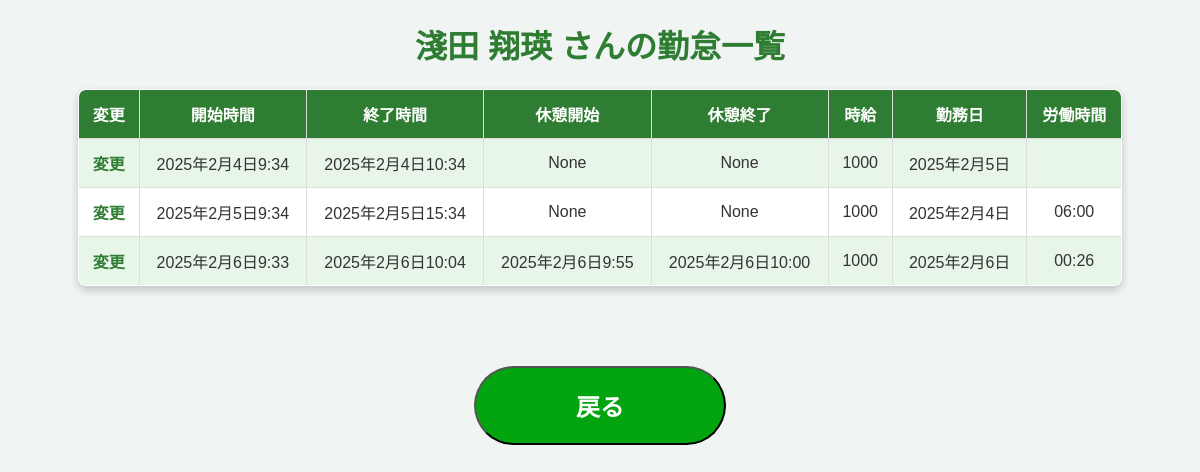
Screenshot of /letswork/works/32/ with the database file from the repository.
### account/models.py (models this page shows, shortened)
class Account_e(models.Model):
    class Meta:
        db_table = 'account_e'
    e_id = models.AutoField(verbose_name='従業員id', primary_key=True)
    e_first1 = models.CharField(verbose_name='姓', max_length=50)
    e_last1 = models.CharField(verbose_name='名', max_length=50)
    e_first2 = models.CharField(verbose_name='セイ', max_length=50)
    e_last2 = models.CharField(verbose_name='メイ', max_length=50)
    hour = models.IntegerField(verbose_name='時給')

### letswork/models.py (models this page shows, shortened)
class Work(models.Model):
    class Meta:
        db_table = 'work'
    id = models.AutoField(verbose_name='勤怠id', primary_key=True)
    w_start = models.DateTimeField(verbose_name='勤怠開始時間')
    b_start = models.DateTimeField(verbose_name='休憩開始', null=True, blank=True)
    b_end = models.DateTimeField(verbose_name='休憩終了', null=True, blank=True)
    w_end = models.DateTimeField(verbose_name='勤怠終了時間', null=True, blank=True)
    p_hour = models.IntegerField(verbose_name='過去の時給',null=True, blank=True)
    attendance_date = models.DateField(default=now)
    work_duration_formatted = models.CharField(
        verbose_name='労働時間（HH:MM形式）',
        max_length=10,
        default='',
        blank=True
    )
    e_id = models.ForeignKey('account.Account_e', on_delete=models.CASCADE, verbose_name='従業員id')

### letswork/views.py (the view)
# urls.py: path('works/<int:e_id>/', views.WorkListView.as_view(), name='works'),
class WorkListView(View):
    def get(self, request, e_id):
        works = Work.objects.filter(e_id=e_id)
        employee = get_object_or_404(Account_e, e_id=e_id)
        return render(request, 'letswork/work_list.html', {'works': works, 'employee': employee})

### templates/letswork/work_list.html (shortened to what this page needs)
{% load static %}
<!DOCTYPE html>
<html lang="ja">
<head>
    <link rel="stylesheet" href="{% static 'css/work_list.css' %}">
</head>
<body>
    <h1>{{ employee.e_first1 }} {{ employee.e_last1 }} さんの勤怠一覧</h1>
    <table border="1">
        <tr>
            <th>変更</th>
            <th>開始時間</th>
            <th>終了時間</th>
            <th>休憩開始</th>
            <th>休憩終了</th>
            <th>時給</th>
            <th>勤務日</th>
            <th>労働時間</th>
        </tr>
        {% for work in works %}
        <tr>
            <td><a href="{% url 'letswork:attendance_edit' e_id=employee.e_id %}">変更</a></td>
            <td>{{ work.w_start }}</td>
            <td>{{ work.w_end }}</td>
            <td>{{ work.b_start }}</td>
            <td>{{ work.b_end }}</td>
            <td>{{ employee.hour }}</td>
            <td>{{ work.attendance_date }}</td>
            <td>{{ work.work_duration_formatted }}</td>
        </tr>
        {% endfor %}
    </table>
    <button type="button" class="btn" onclick="location.href='{% url 'letswork:employee_detail' employee.e_id %}'">戻る</button>
</body>
</html>

### static/css/work_list.css (style rules this page uses)
body { font-family: Arial, sans-serif; background-color: #F0F4F3; color: #333; text-align: center; margin: 20px; }
h1 { color: #2E7D32; }
table { width: 90%; margin: 20px auto; border-collapse: collapse; background-color: #fff; box-shadow: 0px 4px 8px rgba(0, 0, 0, 0.2); border-radius: 8px; overflow: hidden; }
table, th, td { border: 1px solid #ddd; }
th, td { padding: 12px; text-align: center; }
th { background-color: #2E7D32; color: white; }
td a { color: #2E7D32; text-decoration: none; font-weight: bold; }
tr:nth-child(even) { background-color: #E8F5E9; }
.btn { padding: 20px 100px; margin: 60px 70px; font-size: 1.5em; font-weight: 700; color: #fff; border-radius: 100px; background-color: #02A50F; cursor: pointer; }

### rows the page displays
Account_e: e_first1 "淺田", e_last1 "翔瑛", hour "1000"
Work: w_start "2025年2月4日9:34", w_end "2025年2月4日10:34", b_start "None", b_end "None", attendance_date "2025年2月5日"
Work: w_start "2025年2月5日9:34", w_end "2025年2月5日15:34", b_start "None", b_end "None", attendance_date "2025年2月4日", work_duration_formatted "06:00"
Work: w_start "2025年2月6日9:33", w_end "2025年2月6日10:04", b_start "2025年2月6日9:55", b_end "2025年2月6日10:00", attendance_date "2025年2月6日", work_duration_formatted "00:26"
